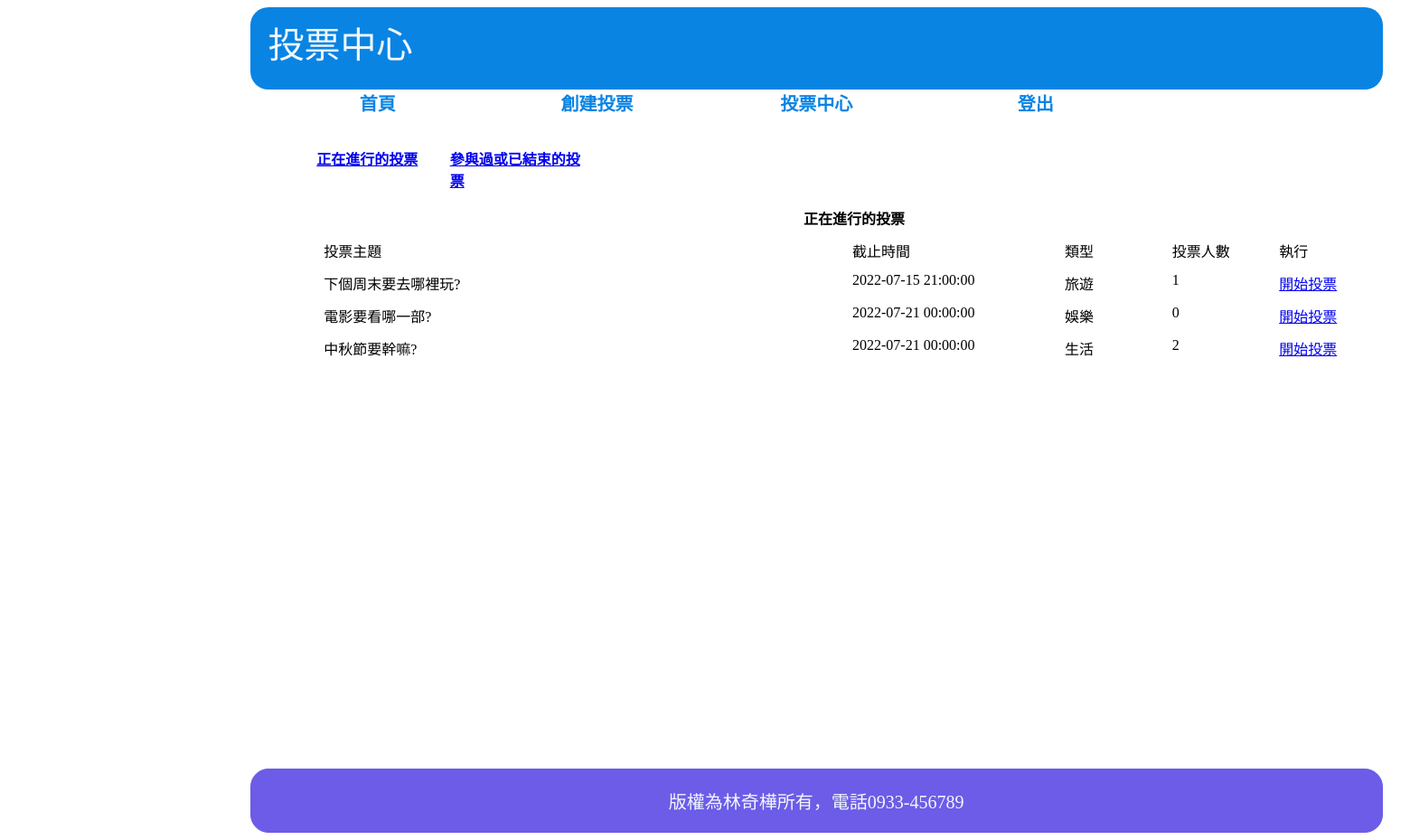
The app's page /front/vote_center.php?table=1 (signed in) with its own data.
### tables this page shows
CREATE TABLE `subjects` (
  `id` int(11) UNSIGNED NOT NULL,
  `subject` varchar(128) NOT NULL COMMENT '主題描述',
  `type_id` int(11) NOT NULL,
  `multiple` tinyint(1) NOT NULL DEFAULT 0 COMMENT '單/複選',
  `mulit_limit` tinyint(2) NOT NULL DEFAULT 1 COMMENT '單/複選項目數',
  `start` datetime NOT NULL,
  `end` datetime NOT NULL,
  `total` int(11) UNSIGNED NOT NULL DEFAULT 0
);

CREATE TABLE `type` (
  `id` int(11) UNSIGNED NOT NULL,
  `name` varchar(128) NOT NULL
);

### function.php (called while the page is built, shortened)
<?php
function pdo()
{
    $dsn = "mysql:host=localhost;charset=utf8;dbname=vote";
    return  new PDO($dsn, 'root', '');
}
function all($table, ...$arg)
{
    $pdo = pdo();
    $sql = "SELECT * FROM $table ";
    return $pdo->query($sql)->fetchAll(PDO::FETCH_ASSOC);
}
function c($table, $arg)
{
    $pdo = pdo();
    $sql = "SELECT COUNT(*) FROM `$table` WHERE ";
    if (is_array($arg)) {
        foreach ($arg as $key => $value) {
            $tmp[] = "`$key`='$value'";
        }
        $sql .= implode("AND", $tmp);
    } else {
        $sql .= "$arg";
    }
    return  $pdo->query($sql)->fetchColumn();
}

### front/vote_center.php (the view, shortened to what this page needs)
<link rel="stylesheet" href="../css/body.css">
</head>
<body>
    <div id="header">
        <div>投票中心</div>
        <nav>
            <a href="../index.php">首頁</a>
            <a href="./creatvote.php">創建投票</a>
            <?php
            if (isset($_SESSION)) {
                if ($_SESSION['id'] <= 3) {
                    echo "<a href='./member_center.php'>會員中心</a>";
                    echo "<a href='../back/back.php'>後台中心</a>";
                } else {
                    echo   "<a href='./vote_center.php'>投票中心</a>";
                }
            }
            if (isset($_SESSION['user'])) {
            ?>
                <a href="../login/logout.php">登出</a>
            <?php
            } else {
            ?>
                <a href="./login.php">登入</a>
            <?php
            }
            ?>
        </nav>
    </div>
    <div id="content">
        <a href="./vote_center.php?table=1" id="voting_btn">正在進行的投票</a>
        <a href="./vote_center.php?table=2" id="voted_btn">參與過或已結束的投票</a>
        <?php
        if (isset($_GET['table']) && $_GET['table'] != "") {
            include "../function.php";
            $subjects = all('subjects');
            switch ($_GET['table']) {
                case '1':
                    echo "<table id='voting'>";
                    echo "<tr>";
                    echo "<th colspan='5'>正在進行的投票</th>";
                    echo "</tr>";
                    echo "<tr>";
                    echo "<td class='sub'>投票主題</td>";
                    echo "<td class='end'>截止時間</td>";
                    echo "<td class='typ'>類型</td>";
                    echo "<td class='tal'>投票人數</td>";
                    echo "<td class='do'>執行</td>";
                    echo "</tr>";
                    $a=1;
                    foreach ($subjects as $key => $subject) {
                        $find_log = [
                            'user_id' => $_SESSION['id'],
                            'subject_id' => $subject['id']
                        ];
                        $log = c('log', $find_log);
                        $type = all('type');
                        if ($log == 0 && strtotime($subject['end']) > strtotime(date("Y-m-d H:i:s"))) {
                            echo "<tr id='now_vote$a'>";
                            echo "<td class='sub'>{$subject['subject']}</td>";
                            echo "<td class='end'>{$subject['end']}</td>";
                            foreach ($type as $key => $typ) {
                                if ($typ['id'] == $subject['type_id']) {
                                    echo "<td class='typ'>{$typ['name']}</td>";
                                }
                            }
                            echo "<td class='tal'>{$subject['total']}</td>";
                            echo "<td class='do'><a href='./vote.php?id={$subject['id']}'>開始投票</a></td>";
                            echo "</tr>";
                            $a+=1;
                        }
                    }
                    echo "</table>";
                    break;
            }
        }
        ?>
    </div>
    <?php
   include "../back/footer.php";
   ?>
</body>
</html>

### css/body.css (style rules this page uses)
body { display: grid; width: 1880px; height: 913px; grid-template-columns: repeat(21,calc(100% / 21 )); grid-template-rows: repeat(15,1fr); }
#header { display: grid; grid-template-columns: repeat(3,1fr); grid-template-rows: repeat(2,1fr) 0.5fr; grid-column: 4/18; grid-row: 1/3; }
#header>div { width: calc(100% - 40px); height: calc(100% - 20px); background-color: #0984e3; color: aliceblue; border-radius:20px; font-size: 40px; padding:10px 20px; grid-column: 1/4; grid-row: 1/3; }
#header>nav { padding:0 20px; text-align: center; display: grid; grid-template-columns: repeat(5,1fr); grid-column: 1/4; grid-row: 3/4; }
#header>nav>a { grid-column: 1 1 1 1 1; background-color: white; color: #0984e3; border-radius:0 0 50px 50px ; text-decoration:none; font-size: 20px; font-weight: bold; }
#content { display: grid; width: 100%; grid-template-columns: repeat(17,calc(100% / 17)); grid-template-rows: repeat(20,1fr); grid-column: 4/18; grid-row: 3/15; }

### front/vote_center.php (style rules this page uses)
#voting_btn { grid-column: 2/4; grid-row: 2/3; font-weight: bold; margin-bottom: 10px; }
#voted_btn { grid-column: 4/6; grid-row: 2/3; font-weight: bold; margin-bottom: 10px; }
#voting { grid-column: 2/20; grid-row: 3/16; }
table { width: 100%; }
table th { width: 100%; justify-content: center; }
table tr { display: flex; padding: 5px; width: 100%; }
table tr .sub { width: 50%; }
table tr .end { width: 20%; }
table tr .typ { width: 10%; }
table tr .tal { width: 10%; }
table tr .do { width: 10%; }

### records on screen
subjects: subject "下個周末要去哪裡玩?", end "2022-07-15 21:00:00", total "1"
type: name "旅遊"
subjects: subject "電影要看哪一部?", end "2022-07-21 00:00:00", total "0"
type: name "娛樂"
subjects: subject "中秋節要幹嘛?", end "2022-07-21 00:00:00", total "2"
type: name "生活"
